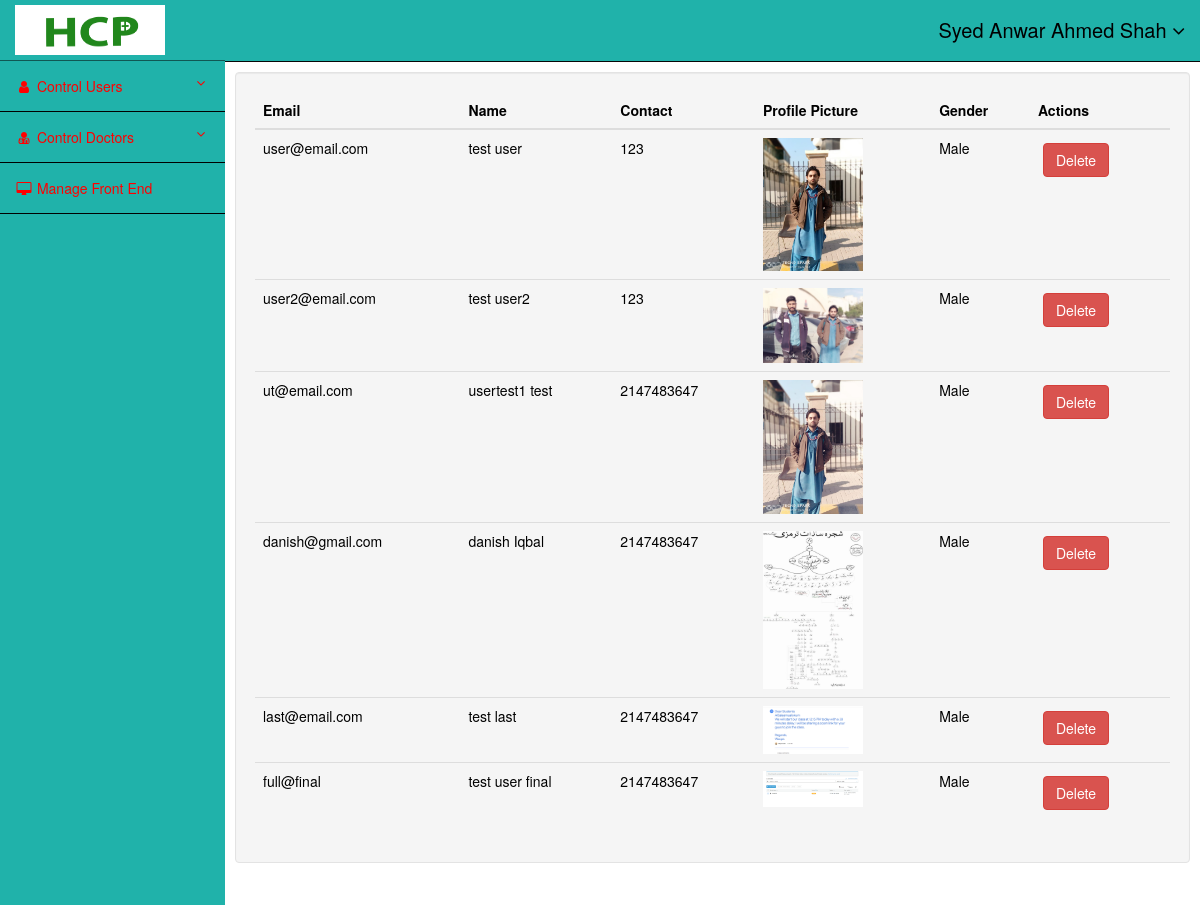
The page /admin/users.php (signed in) on the database as committed earlier.
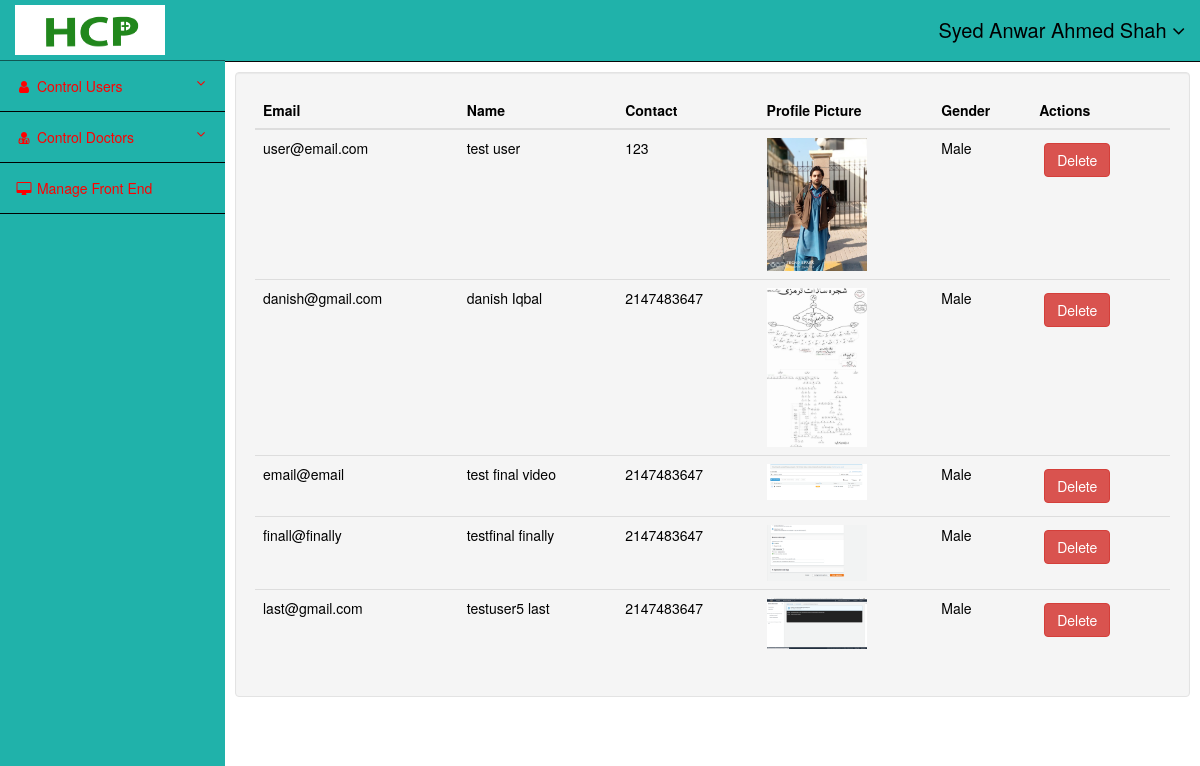
The same page on the database as committed later.
### tables this page shows
CREATE TABLE `tblusers` (
  `id` int(10) NOT NULL,
  `name` varchar(255) NOT NULL,
  `email` varchar(255) NOT NULL,
  `password` varchar(255) NOT NULL,
  `contact` int(255) NOT NULL,
  `image` varchar(255) NOT NULL DEFAULT 'image.jpg',
  `gender` varchar(255) NOT NULL,
  `role` int(10) NOT NULL DEFAULT 2
);

### admin/users.php (the view, shortened to what this page needs)
<?php
include('header.php');
?>
     <?php
     include('sidebar.php');
    ?>
        <div id="page-wrapper">
        <div class="container-fluid">
            <div class="row" id="main" >
                <div class="col-sm-12 col-md-12 well" id="content">
             <div class="row">
             <div class="col-md-12">
             <?php
             $q = mysqli_query($conn,"SELECT * FROM `tblusers` where id !='$_SESSION[id]'");
             ?>
             <form action="actions.php" method='post'>
         <table class='table'>
                    <thead>
                      <tr>
                        <th>Email</th>
                        <th>Name</th>
                        <th>Contact</th>
                        <th>Profile Picture</th>
                        <th>Gender</th>
                        <th>Actions</th>
                      </tr>
                    </thead>
                    <tbody>
                    <?php
                          while($row = mysqli_fetch_array($q)){
                            echo "<tr>
                            <td>$row[email]</td>
                            <td>$row[name]</a></td>
                            <td>$row[contact]</td>
                            <td><img src='../upload/$row[image]' width='100px'></td>
                            <td>$row[gender]</td>
                            <td><a href='delete.php?id=$row[id]' class='btn btn-danger' style='margin:5px;'>Delete</a></td>
                            </tr>";
                        }
                      ?>
                    </tbody>
                  </table>
                  </form>
             </div>
             </div>
                 </div>
            </div>
        </div>
    </div>
<?php
include('footer.php');
?>

### admin/header.php (shortened to what this page needs)
<?php
include('../db.php');
     $q = mysqli_query($conn,"select * from tblusers where `email`='$_SESSION[email]' and `name`='$_SESSION[name]'");
    if(mysqli_num_rows($q)>0){
        $row = mysqli_fetch_array($q);
    }
?>
<!DOCTYPE html>
<html lang="en">
<head>
    <link href="http://maxcdn.bootstrapcdn.com/bootstrap/3.3.0/css/bootstrap.min.css" rel="stylesheet" id="bootstrap-css">
    <link href="admin.css" rel="stylesheet">
</head>
<body>
<div id="wrapper">
    <nav class="navbar navbar-inverse navbar-fixed-top" role="navigation" style="background-color:lightseagreen;">
        <div class="navbar-header">
            <a class="navbar-brand" href="../index.php">
                <img src="../img/final.png" alt="LOGO" width="150px" height="50px">
            </a>
        </div>
        <ul class="nav navbar-right top-nav">
              <li class="dropdown" >
                <a href="#" class="dropdown-toggle" data-toggle="dropdown" style="font-size:20px;"><?php echo $row['name'];?> <b class="fa fa-angle-down"></b></a>
            </li>
        </ul>

### admin/sidebar.php (shortened to what this page needs)
<div class="collapse navbar-collapse navbar-ex1-collapse">
            <ul class="nav navbar-nav side-nav"  style="background-color:lightseagreen;">
                <li>
                    <a href="#" data-toggle="collapse" data-target="#submenu-1" style="background-color:lightseagreen;color:red;"><i class="fa fa-fw fa-user"></i> Control Users <i class="fa fa-fw fa-angle-down pull-right"></i></a>
                </li>
                <li>
                    <a href="#" data-toggle="collapse" data-target="#submenu-2" style="background-color:lightseagreen;color:red;"><i class="fa fa-fw fa-user-md"></i>  Control Doctors <i class="fa fa-fw fa-angle-down pull-right"></i></a>
                </li>
                <li>
                    <a href="managefe.php" style="background-color:lightseagreen;color:red;"><i class="fa fa-fw fa-desktop" ></i>  Manage Front End </a>
                </li>
          </ul>
        </div>
    </nav>

### admin/footer.php (shortened to what this page needs)
</body>
</html>

### admin/admin.css (style rules this page uses)
@media (min-width:768px) { body { margin-top: 50px; color: #000; } }
#wrapper { padding-left: 0; }
#page-wrapper { width: 100%; padding: 0; background-color: #fff; }
@media (min-width:768px) { #wrapper { padding-left: 225px; } }
@media (min-width:768px) { #page-wrapper { padding: 22px 10px; } }
.top-nav { padding: 0 15px; background-color: lightseagreen; }
.top-nav>li { display: inline-block; background-color: lightseagreen; }
.top-nav>li>a { padding-top: 20px; padding-bottom: 20px; line-height: 20px; color: black; }
@media (min-width:768px) { .side-nav { position: fixed; top: 60px; left: 225px; width: 225px; margin-left: -225px; border: none; border-radius: 0; border-top: 1px rgba(0,0,0,.5) solid; overflow-y: auto; background-color: #222; bottom: 0; overflow-x: hidden; padding-bottom: 40px; } }
@media (min-width:768px) { .side-nav>li>a { width: 225px; border-bottom: 1px black solid; } }
.navbar-brand { padding: 5px 15px; }

Rows that differ between the two databases and show on the page:
removed tblusers: email "user2@email.com", name "test user2", contact "123", image (picture), gender "Male"
removed tblusers: email "ut@email.com", name "usertest1 test", contact "2147483647", image (picture), gender "Male"
removed tblusers: email "last@email.com", name "test last", contact "2147483647", image (picture), gender "Male"
removed tblusers: email "full@final", name "test user final", contact "2147483647", image (picture), gender "Male"
added tblusers: email "email@email", name "test final video", contact "2147483647", image (picture), gender "Male"
added tblusers: email "finall@finally", name "testfinal finally", contact "2147483647", image (picture), gender "Male"
added tblusers: email "last@gmail.com", name "testuser5 last", contact "2147483647", image (picture), gender "Male"
